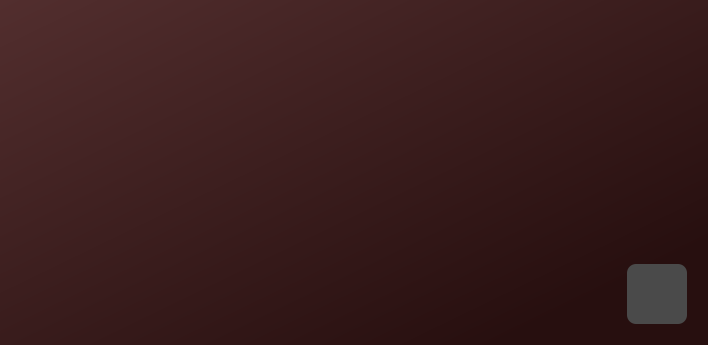
<?xml version="1.0" encoding="UTF-8"?>
<ui version="4.0">
 <class>ErrorMessageBox</class>
 <widget class="QWidget" name="ErrorMessageBox">
  <property name="geometry">
   <rect>
    <x>0</x>
    <y>0</y>
    <width>704</width>
    <height>345</height>
   </rect>
  </property>
  <property name="minimumSize">
   <size>
    <width>0</width>
    <height>0</height>
   </size>
  </property>
  <property name="windowTitle">
   <string>Form</string>
  </property>
  <property name="styleSheet">
   <string notr="true">
color: #EFEFEF;
background-color: qlineargradient(spread:pad, x1:0, y1:0, x2:1, y2:1, stop:0 rgba(82, 46, 46, 255), stop:0.849162 rgba(39, 15, 15, 255));</string>
  </property>
  <layout class="QHBoxLayout" name="horizontalLayout">
   <item>
    <widget class="QFrame" name="frame">
     <property name="minimumSize">
      <size>
       <width>600</width>
       <height>300</height>
      </size>
     </property>
     <property name="styleSheet">
      <string notr="true">background: transparent;</string>
     </property>
     <property name="frameShape">
      <enum>QFrame::StyledPanel</enum>
     </property>
     <property name="frameShadow">
      <enum>QFrame::Raised</enum>
     </property>
     <layout class="QVBoxLayout" name="verticalLayout_2">
      <item>
       <widget class="QLabel" name="errorMessageLabel">
        <property name="styleSheet">
         <string notr="true">color: rgb(255, 255, 255);
font: 700 20pt &quot;Segoe UI&quot;;
background: transparent;</string>
        </property>
        <property name="text">
         <string>&lt;html&gt;&lt;head/&gt;&lt;body&gt;&lt;p&gt;&lt;br/&gt;&lt;/p&gt;&lt;/body&gt;&lt;/html&gt;</string>
        </property>
        <property name="wordWrap">
         <bool>true</bool>
        </property>
       </widget>
      </item>
     </layout>
    </widget>
   </item>
   <item alignment="Qt::AlignBottom">
    <widget class="QFrame" name="frame_2">
     <property name="minimumSize">
      <size>
       <width>80</width>
       <height>80</height>
      </size>
     </property>
     <property name="styleSheet">
      <string notr="true">background: transparent;</string>
     </property>
     <property name="frameShape">
      <enum>QFrame::StyledPanel</enum>
     </property>
     <property name="frameShadow">
      <enum>QFrame::Raised</enum>
     </property>
     <layout class="QVBoxLayout" name="verticalLayout">
      <item>
       <widget class="QPushButton" name="confirmButton">
        <property name="minimumSize">
         <size>
          <width>60</width>
          <height>60</height>
         </size>
        </property>
        <property name="styleSheet">
         <string notr="true">QPushButton
{
	background-color: rgb(74, 74, 74);
	border-radius: 9px;
	font-size: 25px;
	color: rgb(85, 255, 0);
}
QPushButton:hover {
	
	background-color: rgb(63, 63, 63);
}
QPushButton:pressed {
	
	background-color: rgb(48, 48, 48);
}
QPushButton:disabled{
	
	//background-color: rgb(148, 148, 148);
}</string>
        </property>
        <property name="text">
         <string/>
        </property>
        <property name="icon">
         <iconset>
          <normaloff>:/assets/confirmCheck.png</normaloff>:/assets/confirmCheck.png</iconset>
        </property>
        <property name="iconSize">
         <size>
          <width>50</width>
          <height>50</height>
         </size>
        </property>
       </widget>
      </item>
     </layout>
    </widget>
   </item>
  </layout>
 </widget>
 <resources/>
 <connections/>
</ui>
